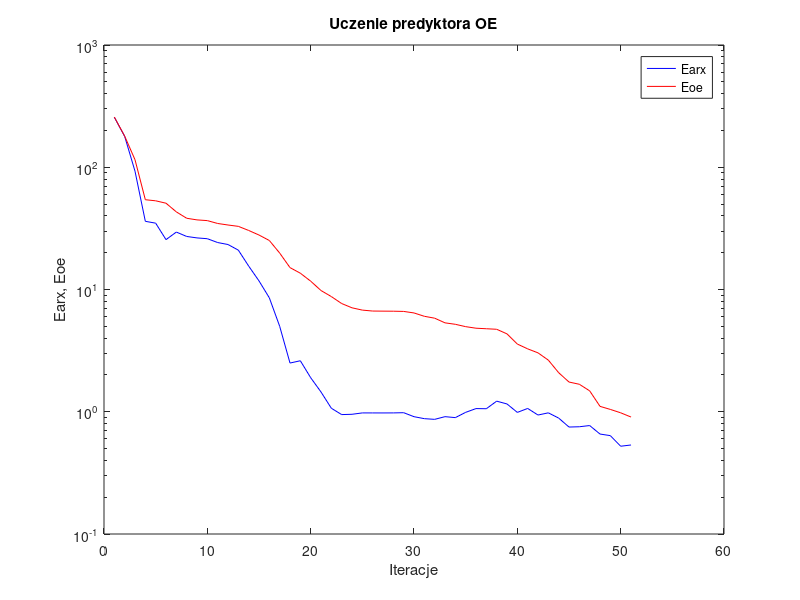
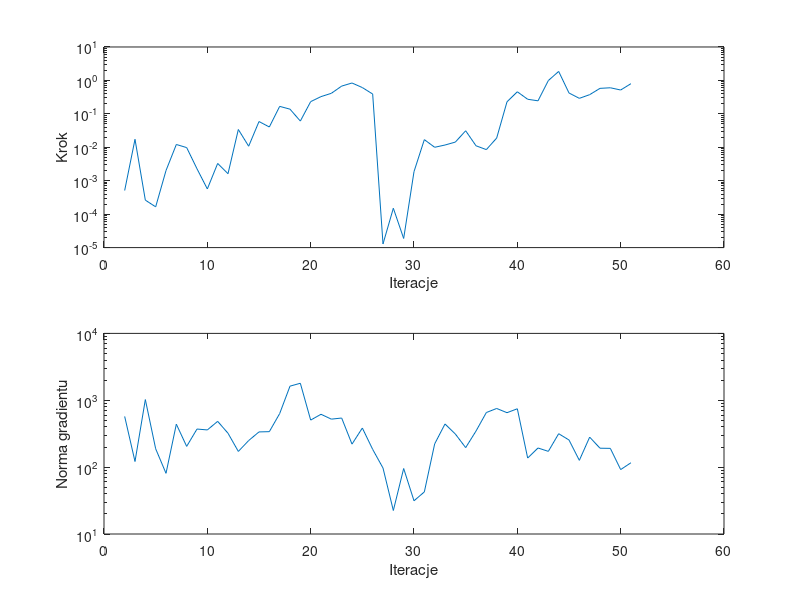

The MATLAB script that drew these images, in order:
%uczenie predyktora oe
clear all;
n=0; farx(n+1)=2.564215e+002; foe(n+1)=2.571814e+002; wspucz(n+1)=0.000000e+000; ng(n+1)=0.000000e+000;
%odnowa zmiennej metryki
n=1; farx(n+1)=1.788385e+002; foe(n+1)=1.797657e+002; krok(n+1)=5.100741e-004; ng(n+1)=5.730596e+002;
n=2; farx(n+1)=9.284163e+001; foe(n+1)=1.152314e+002; krok(n+1)=1.733857e-002; ng(n+1)=1.213679e+002;
n=3; farx(n+1)=3.611721e+001; foe(n+1)=5.425647e+001; krok(n+1)=2.625683e-004; ng(n+1)=1.023570e+003;
n=4; farx(n+1)=3.488790e+001; foe(n+1)=5.315829e+001; krok(n+1)=1.655312e-004; ng(n+1)=1.881115e+002;
n=5; farx(n+1)=2.558279e+001; foe(n+1)=5.080394e+001; krok(n+1)=2.013864e-003; ng(n+1)=8.082114e+001;
n=6; farx(n+1)=2.950349e+001; foe(n+1)=4.315030e+001; krok(n+1)=1.213054e-002; ng(n+1)=4.390473e+002;
n=7; farx(n+1)=2.716013e+001; foe(n+1)=3.826427e+001; krok(n+1)=9.793864e-003; ng(n+1)=2.043683e+002;
n=8; farx(n+1)=2.642550e+001; foe(n+1)=3.710395e+001; krok(n+1)=2.275225e-003; ng(n+1)=3.712218e+002;
n=9; farx(n+1)=2.603096e+001; foe(n+1)=3.660280e+001; krok(n+1)=5.674396e-004; ng(n+1)=3.600315e+002;
n=10; farx(n+1)=2.421815e+001; foe(n+1)=3.467942e+001; krok(n+1)=3.286413e-003; ng(n+1)=4.837797e+002;
n=11; farx(n+1)=2.333291e+001; foe(n+1)=3.369836e+001; krok(n+1)=1.621288e-003; ng(n+1)=3.212415e+002;
n=12; farx(n+1)=2.099125e+001; foe(n+1)=3.285140e+001; krok(n+1)=3.407387e-002; ng(n+1)=1.716853e+002;
n=13; farx(n+1)=1.554899e+001; foe(n+1)=3.040952e+001; krok(n+1)=1.076348e-002; ng(n+1)=2.497791e+002;
n=14; farx(n+1)=1.175681e+001; foe(n+1)=2.789706e+001; krok(n+1)=5.893163e-002; ng(n+1)=3.362769e+002;
n=15; farx(n+1)=8.547843e+000; foe(n+1)=2.516747e+001; krok(n+1)=4.048730e-002; ng(n+1)=3.391987e+002;
n=16; farx(n+1)=5.004288e+000; foe(n+1)=1.987136e+001; krok(n+1)=1.674643e-001; ng(n+1)=6.320314e+002;
n=17; farx(n+1)=2.503043e+000; foe(n+1)=1.510295e+001; krok(n+1)=1.381088e-001; ng(n+1)=1.625610e+003;
n=18; farx(n+1)=2.613270e+000; foe(n+1)=1.359296e+001; krok(n+1)=6.081676e-002; ng(n+1)=1.795789e+003;
n=19; farx(n+1)=1.899569e+000; foe(n+1)=1.170262e+001; krok(n+1)=2.320583e-001; ng(n+1)=5.053257e+002;
n=20; farx(n+1)=1.451254e+000; foe(n+1)=9.807241e+000; krok(n+1)=3.276650e-001; ng(n+1)=6.171308e+002;
n=21; farx(n+1)=1.068209e+000; foe(n+1)=8.753680e+000; krok(n+1)=4.114269e-001; ng(n+1)=5.220367e+002;
n=22; farx(n+1)=9.479051e-001; foe(n+1)=7.676924e+000; krok(n+1)=6.762233e-001; ng(n+1)=5.424163e+002;
n=23; farx(n+1)=9.534093e-001; foe(n+1)=7.083568e+000; krok(n+1)=8.375141e-001; ng(n+1)=2.208859e+002;
n=24; farx(n+1)=9.783459e-001; foe(n+1)=6.783641e+000; krok(n+1)=6.113321e-001; ng(n+1)=3.846529e+002;
n=25; farx(n+1)=9.780730e-001; foe(n+1)=6.664830e+000; krok(n+1)=3.916031e-001; ng(n+1)=1.843446e+002;
%odnowa zmiennej metryki
n=26; farx(n+1)=9.778457e-001; foe(n+1)=6.653391e+000; krok(n+1)=1.283755e-005; ng(n+1)=9.694985e+001;
n=27; farx(n+1)=9.785329e-001; foe(n+1)=6.645093e+000; krok(n+1)=1.503988e-004; ng(n+1)=2.246055e+001;
n=28; farx(n+1)=9.823331e-001; foe(n+1)=6.618124e+000; krok(n+1)=1.875506e-005; ng(n+1)=9.534326e+001;
n=29; farx(n+1)=9.112699e-001; foe(n+1)=6.430040e+000; krok(n+1)=1.869974e-003; ng(n+1)=3.138979e+001;
n=30; farx(n+1)=8.779642e-001; foe(n+1)=6.037730e+000; krok(n+1)=1.693613e-002; ng(n+1)=4.257981e+001;
n=31; farx(n+1)=8.666772e-001; foe(n+1)=5.826110e+000; krok(n+1)=1.000726e-002; ng(n+1)=2.226179e+002;
n=32; farx(n+1)=9.116722e-001; foe(n+1)=5.336774e+000; krok(n+1)=1.168746e-002; ng(n+1)=4.418864e+002;
n=33; farx(n+1)=8.953951e-001; foe(n+1)=5.191965e+000; krok(n+1)=1.430505e-002; ng(n+1)=3.128868e+002;
n=34; farx(n+1)=9.888983e-001; foe(n+1)=4.967163e+000; krok(n+1)=3.119818e-002; ng(n+1)=1.957406e+002;
n=35; farx(n+1)=1.061442e+000; foe(n+1)=4.823736e+000; krok(n+1)=1.109636e-002; ng(n+1)=3.462343e+002;
n=36; farx(n+1)=1.058757e+000; foe(n+1)=4.775608e+000; krok(n+1)=8.518466e-003; ng(n+1)=6.553352e+002;
n=37; farx(n+1)=1.220787e+000; foe(n+1)=4.727825e+000; krok(n+1)=1.887840e-002; ng(n+1)=7.538858e+002;
n=38; farx(n+1)=1.158152e+000; foe(n+1)=4.335236e+000; krok(n+1)=2.295125e-001; ng(n+1)=6.518402e+002;
n=39; farx(n+1)=9.879396e-001; foe(n+1)=3.579136e+000; krok(n+1)=4.572701e-001; ng(n+1)=7.461085e+002;
n=40; farx(n+1)=1.064274e+000; foe(n+1)=3.269603e+000; krok(n+1)=2.730638e-001; ng(n+1)=1.366654e+002;
n=41; farx(n+1)=9.401400e-001; foe(n+1)=3.032534e+000; krok(n+1)=2.454949e-001; ng(n+1)=1.933237e+002;
n=42; farx(n+1)=9.798183e-001; foe(n+1)=2.644114e+000; krok(n+1)=9.906032e-001; ng(n+1)=1.721409e+002;
n=43; farx(n+1)=8.876018e-001; foe(n+1)=2.086828e+000; krok(n+1)=1.856466e+000; ng(n+1)=3.161660e+002;
n=44; farx(n+1)=7.497921e-001; foe(n+1)=1.750175e+000; krok(n+1)=4.206609e-001; ng(n+1)=2.545840e+002;
n=45; farx(n+1)=7.538545e-001; foe(n+1)=1.678041e+000; krok(n+1)=2.910883e-001; ng(n+1)=1.263232e+002;
n=46; farx(n+1)=7.712206e-001; foe(n+1)=1.482448e+000; krok(n+1)=3.749470e-001; ng(n+1)=2.809717e+002;
n=47; farx(n+1)=6.571600e-001; foe(n+1)=1.106866e+000; krok(n+1)=5.788951e-001; ng(n+1)=1.918497e+002;
n=48; farx(n+1)=6.377318e-001; foe(n+1)=1.044889e+000; krok(n+1)=6.026677e-001; ng(n+1)=1.908482e+002;
n=49; farx(n+1)=5.224078e-001; foe(n+1)=9.804460e-001; krok(n+1)=5.166865e-001; ng(n+1)=9.190048e+001;
n=50; farx(n+1)=5.347554e-001; foe(n+1)=9.052660e-001; krok(n+1)=8.006816e-001; ng(n+1)=1.164461e+002;

figure; semilogy(farx,'b'); hold on; semilogy(foe,'r'); xlabel('Iteracje'); ylabel('Earx, Eoe'); legend('Earx','Eoe'); title('Uczenie predyktora OE');
figure; subplot(2,1,1); semilogy(krok); xlabel('Iteracje'); ylabel('Krok');
subplot(2,1,2); semilogy(ng); xlabel('Iteracje'); ylabel('Norma gradientu');
Earx=farx(n+1)
Eoe=foe(n+1)
